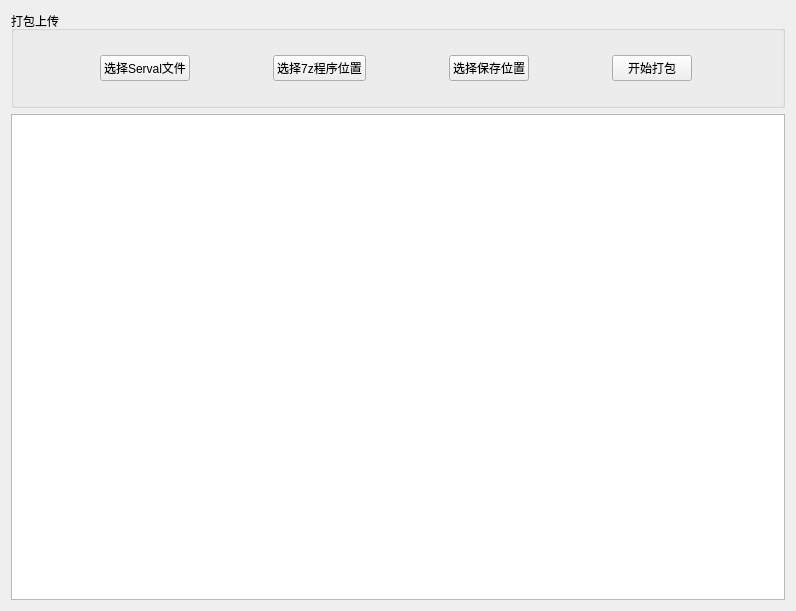
<?xml version="1.0" encoding="UTF-8"?>
<ui version="4.0">
 <class>zippanel</class>
 <widget class="QWidget" name="zippanel">
  <property name="geometry">
   <rect>
    <x>0</x>
    <y>0</y>
    <width>796</width>
    <height>611</height>
   </rect>
  </property>
  <property name="windowTitle">
   <string>zip</string>
  </property>
  <layout class="QVBoxLayout" name="verticalLayout" stretch="1,5">
   <item>
    <widget class="QGroupBox" name="groupBtn">
     <property name="title">
      <string>打包上传</string>
     </property>
     <layout class="QHBoxLayout" name="horizontalLayout">
      <item>
       <widget class="QPushButton" name="btnServal">
        <property name="sizePolicy">
         <sizepolicy hsizetype="Fixed" vsizetype="Fixed">
          <horstretch>0</horstretch>
          <verstretch>0</verstretch>
         </sizepolicy>
        </property>
        <property name="text">
         <string>选择Serval文件</string>
        </property>
       </widget>
      </item>
      <item>
       <widget class="QPushButton" name="btnZipTool">
        <property name="sizePolicy">
         <sizepolicy hsizetype="Fixed" vsizetype="Fixed">
          <horstretch>0</horstretch>
          <verstretch>0</verstretch>
         </sizepolicy>
        </property>
        <property name="text">
         <string>选择7z程序位置</string>
        </property>
       </widget>
      </item>
      <item>
       <widget class="QPushButton" name="btnSave">
        <property name="sizePolicy">
         <sizepolicy hsizetype="Fixed" vsizetype="Fixed">
          <horstretch>0</horstretch>
          <verstretch>0</verstretch>
         </sizepolicy>
        </property>
        <property name="text">
         <string>选择保存位置</string>
        </property>
       </widget>
      </item>
      <item>
       <widget class="QPushButton" name="btnStart">
        <property name="sizePolicy">
         <sizepolicy hsizetype="Fixed" vsizetype="Fixed">
          <horstretch>0</horstretch>
          <verstretch>0</verstretch>
         </sizepolicy>
        </property>
        <property name="text">
         <string>开始打包</string>
        </property>
       </widget>
      </item>
     </layout>
    </widget>
   </item>
   <item>
    <widget class="QPlainTextEdit" name="txtOut"/>
   </item>
  </layout>
 </widget>
 <resources/>
 <connections/>
</ui>
